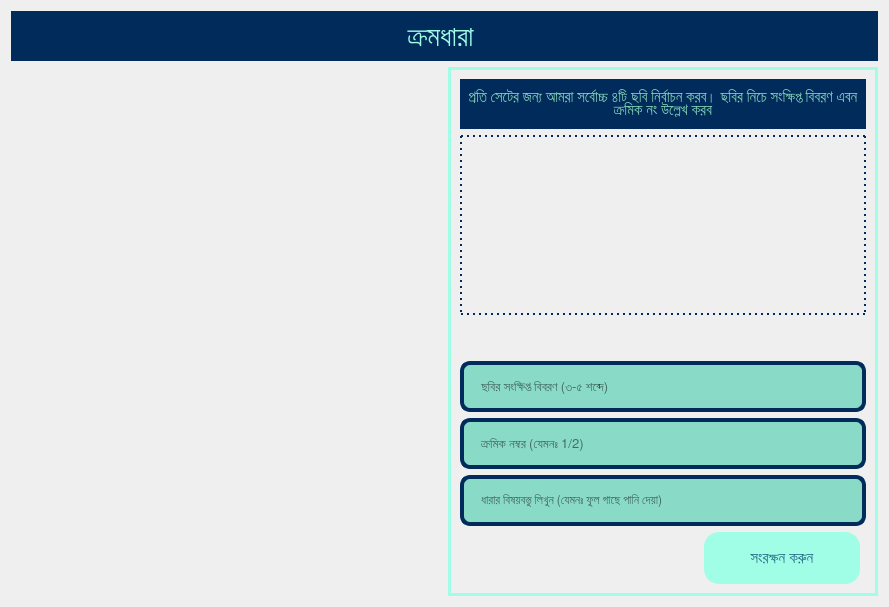
                   <widget class="QWidget" name="sequence_page">
                    <property name="styleSheet">
                     <string notr="true"/>
                    </property>
                    <layout class="QGridLayout" name="gridLayout_12">
                     <property name="leftMargin">
                      <number>11</number>
                     </property>
                     <property name="topMargin">
                      <number>11</number>
                     </property>
                     <property name="rightMargin">
                      <number>11</number>
                     </property>
                     <property name="bottomMargin">
                      <number>11</number>
                     </property>
                     <item row="1" column="0">
                      <layout class="QHBoxLayout" name="task_seq_video_frame_widget"/>
                     </item>
                     <item row="1" column="2">
                      <widget class="QFrame" name="frame_4">
                       <property name="minimumSize">
                        <size>
                         <width>390</width>
                         <height>500</height>
                        </size>
                       </property>
                       <property name="maximumSize">
                        <size>
                         <width>430</width>
                         <height>612</height>
                        </size>
                       </property>
                       <property name="styleSheet">
                        <string notr="true">border: 3px solid rgb(160, 253, 230);</string>
                       </property>
                       <property name="frameShape">
                        <enum>QFrame::StyledPanel</enum>
                       </property>
                       <property name="frameShadow">
                        <enum>QFrame::Raised</enum>
                       </property>
                       <layout class="QGridLayout" name="gridLayout_17">
                        <item row="4" column="0" colspan="3">
                         <widget class="QLineEdit" name="task_seq_img_seq_edit">
                          <property name="minimumSize">
                           <size>
                            <width>300</width>
                            <height>51</height>
                           </size>
                          </property>
                          <property name="font">
                           <font>
                            <family>Segoe UI Semibold</family>
                            <pointsize>10</pointsize>
                           </font>
                          </property>
                          <property name="styleSheet">
                           <string notr="true">background-color: rgb(137, 218, 199);
border: 4px solid rgb(0, 43, 91);
padding-left: 15px;
border-radius: 10px;
color: black;</string>
                          </property>
                          <property name="text">
                           <string/>
                          </property>
                          <property name="placeholderText">
                           <string>ক্রমিক নম্বর (যেমনঃ 1/2)</string>
                          </property>
                         </widget>
                        </item>
                        <item row="3" column="0" colspan="3">
                         <widget class="QLineEdit" name="task_seq_img_desc_edit">
                          <property name="minimumSize">
                           <size>
                            <width>300</width>
                            <height>51</height>
                           </size>
                          </property>
                          <property name="font">
                           <font>
                            <family>Hind Siliguri Medium</family>
                            <pointsize>10</pointsize>
                           </font>
                          </property>
                          <property name="styleSheet">
                           <string notr="true">background-color: rgb(137, 218, 199);
border: 4px solid rgb(0, 43, 91);
padding-left: 15px;
border-radius: 10px;
color: black;</string>
                          </property>
                          <property name="placeholderText">
                           <string>ছবির সংক্ষিপ্ত বিবরণ (৩-৫ শব্দে)</string>
                          </property>
                         </widget>
                        </item>
                        <item row="1" column="0" colspan="3">
                         <widget class="QLabel" name="task_seq_img_view_lbl">
                          <property name="minimumSize">
                           <size>
                            <width>300</width>
                            <height>180</height>
                           </size>
                          </property>
                          <property name="font">
                           <font>
                            <pointsize>22</pointsize>
                           </font>
                          </property>
                          <property name="styleSheet">
                           <string notr="true">border: 2px dotted rgb(0, 43, 91);</string>
                          </property>
                          <property name="text">
                           <string/>
                          </property>
                          <property name="pixmap">
                           <pixmap>../Images/image_template.png</pixmap>
                          </property>
                          <property name="alignment">
                           <set>Qt::AlignCenter</set>
                          </property>
                         </widget>
                        </item>
                        <item row="6" column="1">
                         <widget class="QPushButton" name="task_seq_img_save_btn">
                          <property name="minimumSize">
                           <size>
                            <width>156</width>
                            <height>52</height>
                           </size>
                          </property>
                          <property name="font">
                           <font>
                            <pointsize>11</pointsize>
                            <weight>50</weight>
                            <bold>false</bold>
                           </font>
                          </property>
                          <property name="styleSheet">
                           <string notr="true">QPushButton {
background-color: rgb(160, 253, 230);
color:  #256D85 ;
border-radius: 15px;
}

QPushButton::hover:!pressed {
	
	background-color: rgb(143, 227, 207);
	color: #2B4865;

}</string>
                          </property>
                          <property name="text">
                           <string>সংরক্ষন করুন</string>
                          </property>
                          <property name="shortcut">
                           <string>Return</string>
                          </property>
                         </widget>
                        </item>
                        <item row="0" column="0" colspan="3">
                         <widget class="QLabel" name="task_seq_instruction_lbl">
                          <property name="minimumSize">
                           <size>
                            <width>365</width>
                            <height>50</height>
                           </size>
                          </property>
                          <property name="font">
                           <font>
                            <family>Hind Siliguri Medium</family>
                            <pointsize>11</pointsize>
                            <weight>50</weight>
                            <bold>false</bold>
                           </font>
                          </property>
                          <property name="styleSheet">
                           <string notr="true">color: rgb(132, 211, 184);
background-color: rgb(0, 43, 91);
padding: 5px;
border: none;</string>
                          </property>
                          <property name="text">
                           <string>প্রতি সেটের জন্য আমরা সর্বোচ্চ ৪টি ছবি নির্বাচন করব। ছবির নিচে সংক্ষিপ্ত বিবরণ এবন ক্রমিক নং উল্লেখ করব</string>
                          </property>
                          <property name="alignment">
                           <set>Qt::AlignCenter</set>
                          </property>
                          <property name="wordWrap">
                           <bool>true</bool>
                          </property>
                         </widget>
                        </item>
                        <item row="6" column="0">
                         <spacer name="horizontalSpacer_22">
                          <property name="orientation">
                           <enum>Qt::Horizontal</enum>
                          </property>
                          <property name="sizeType">
                           <enum>QSizePolicy::Fixed</enum>
                          </property>
                          <property name="sizeHint" stdset="0">
                           <size>
                            <width>250</width>
                            <height>20</height>
                           </size>
                          </property>
                         </spacer>
                        </item>
                        <item row="6" column="2">
                         <spacer name="horizontalSpacer_23">
                          <property name="orientation">
                           <enum>Qt::Horizontal</enum>
                          </property>
                          <property name="sizeType">
                           <enum>QSizePolicy::Expanding</enum>
                          </property>
                          <property name="sizeHint" stdset="0">
                           <size>
                            <width>250</width>
                            <height>20</height>
                           </size>
                          </property>
                         </spacer>
                        </item>
                        <item row="5" column="0" colspan="3">
                         <widget class="QLineEdit" name="task_seq_set_lbl">
                          <property name="minimumSize">
                           <size>
                            <width>300</width>
                            <height>51</height>
                           </size>
                          </property>
                          <property name="font">
                           <font>
                            <family>Hind Siliguri</family>
                            <pointsize>9</pointsize>
                            <weight>50</weight>
                            <bold>false</bold>
                           </font>
                          </property>
                          <property name="styleSheet">
                           <string notr="true">background-color: rgb(137, 218, 199);
border: 4px solid rgb(0, 43, 91);
padding-left: 15px;
border-radius: 10px;
color: black;</string>
                          </property>
                          <property name="placeholderText">
                           <string>ধারার বিষয়বস্তু লিখুন (যেমনঃ ফুল গাছে পানি দেয়া)</string>
                          </property>
                         </widget>
                        </item>
                        <item row="2" column="0">
                         <spacer name="verticalSpacer_6">
                          <property name="orientation">
                           <enum>Qt::Vertical</enum>
                          </property>
                          <property name="sizeHint" stdset="0">
                           <size>
                            <width>10</width>
                            <height>40</height>
                           </size>
                          </property>
                         </spacer>
                        </item>
                       </layout>
                      </widget>
                     </item>
                     <item row="0" column="0" colspan="3">
                      <widget class="QLabel" name="label_8">
                       <property name="minimumSize">
                        <size>
                         <width>867</width>
                         <height>50</height>
                        </size>
                       </property>
                       <property name="maximumSize">
                        <size>
                         <width>16777215</width>
                         <height>50</height>
                        </size>
                       </property>
                       <property name="font">
                        <font>
                         <pointsize>21</pointsize>
                        </font>
                       </property>
                       <property name="styleSheet">
                        <string notr="true">color: rgb(159, 251, 228);
background-color: rgb(0, 43, 91);</string>
                       </property>
                       <property name="text">
                        <string>ক্রমধারা </string>
                       </property>
                       <property name="alignment">
                        <set>Qt::AlignCenter</set>
                       </property>
                      </widget>
                     </item>
                    </layout>
                   </widget>
